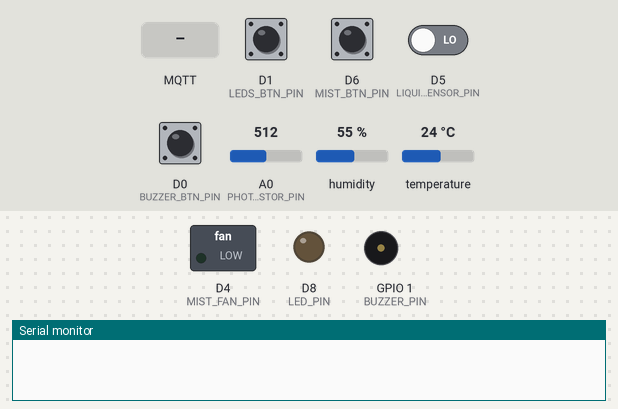
Simulated run of this sketch. Board: ESP8266 (NodeMCU). Shown: switched loads named in the sketch (green lamp = pin HIGH), output pins drawn as LEDs (lit = HIGH), buzzer (waves = sounding), the last lines printed to the serial monitor. Inputs (shaded band) come from the test bench; at power-on: D0 (BUZZER_BTN_PIN), D1 (LEDS_BTN_PIN), D5 (LIQUID_LEVEL_SENSOR_PIN), D6 (MIST_BTN_PIN) LOW, A0 (PHOTORESISTOR_PIN) = 512, humidity 55 %, temperature 24 °C. WiFi joins after 1.5 s; servers stay silent unless stated; no MQTT or app messages arrive unless stated; web services answer with replies made up by the test bench.

Above: at 2.7 s.
2.8 s: D6 (MIST_BTN_PIN) pulled HIGH for 0.15 s
At 4.1 s:
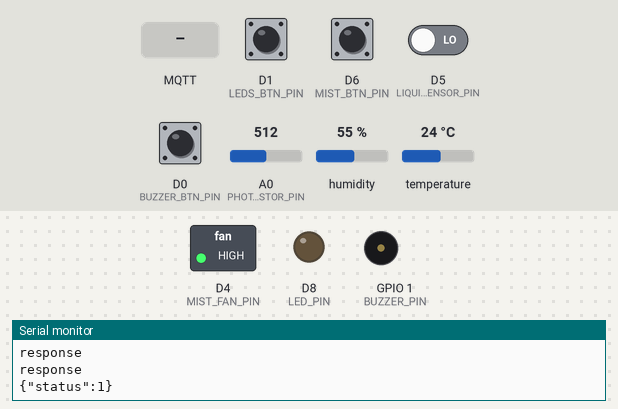
4.8 s: A0 (PHOTORESISTOR_PIN) set to 1011
6.3 s: A0 (PHOTORESISTOR_PIN) set to 1021
At 7.5 s:
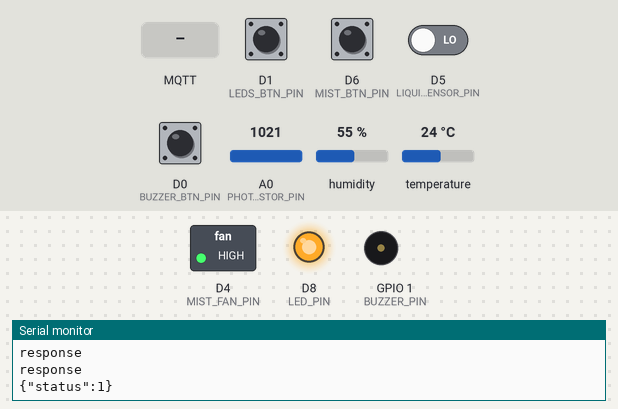
7.8 s: D5 (LIQUID_LEVEL_SENSOR_PIN) driven HIGH
9.3 s: MQTT message "0" arrives on the second subscribed topic
At 10.7 s:
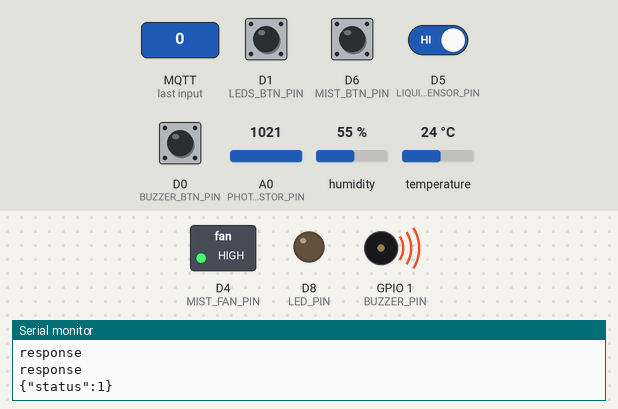
11.4 s: MQTT message "22127406/AUTO_LED" arrives on the third subscribed topic
At 12.3 s:
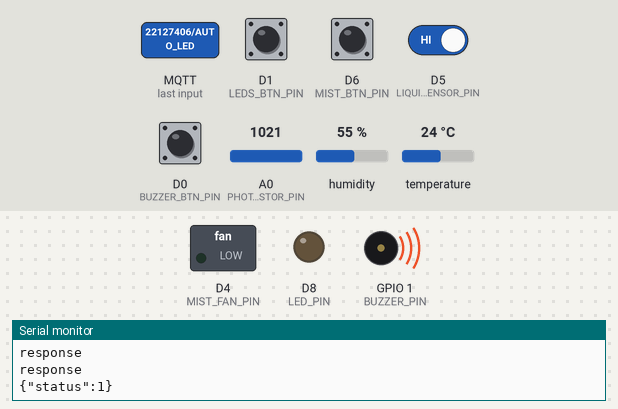
Timing chart, 0 to 14.3 s (numbered marks = the images above; inputs shaded):
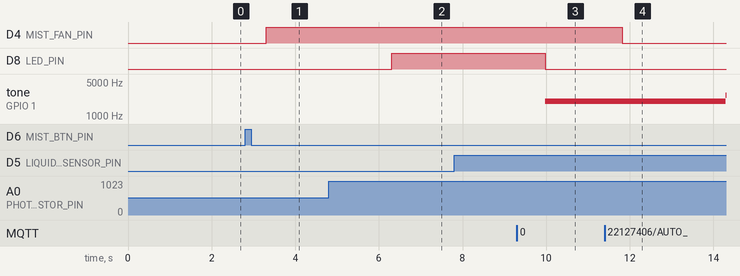

Measured:
- the behaviour switches between 1020 and 1021 on A0 (PHOTORESISTOR_PIN) (found by bisection; images 1 and 2)
- after the input at 2.8 s, D4 (MIST_FAN_PIN): LOW → HIGH after 0.50 s
- after the input at 4.8 s, every drawn part: stays the same
- after the input at 6.3 s, D8 (LED_PIN): LOW → HIGH at once
- after the input at 9.3 s, D8 (LED_PIN): HIGH → LOW after 0.68 s
- after the input at 11.4 s, D4 (MIST_FAN_PIN): HIGH → LOW after 0.42 s; tone on GPIO 1 (BUZZER_PIN): stays 2017 Hz (without the input it goes to 2961 Hz after 2.5 s)

The sketch:

Source.ino
```cpp
#include "DHT.h"
#include <Wire.h>
#include <LiquidCrystal_I2C.h>
#include <string.h>
#include <ESP8266WiFi.h>
#include <WiFiManager.h>
#include <DNSServer.h>
#include <ESP8266WebServer.h>
#include <PubSubClient.h>
#include <string>
#include <Bounce2.h>
#include "Pushsafer.h"

#define DHT_PIN D7
#define BUZZER_BTN_PIN D0
#define MIST_FAN_PIN D4
#define LIQUID_LEVEL_SENSOR_PIN D5
#define LEDS_BTN_PIN D1
#define PHOTORESISTOR_PIN A0
#define LED_PIN D8
#define MIST_BTN_PIN D6
#define BUZZER_PIN D10

const char* mqtt_server = "broker.mqtt-dashboard.com";
const int mqtt_port = 1883;

WiFiClient espClient;
PubSubClient client(espClient);

DHT dht(DHT_PIN, DHT11);

bool led = false;
bool liquid = false;
bool button_buzz = false;
bool fan_mist = false;
bool auto_led = true;
int led_value = 255;
bool fan = false;

const int numButtons = 3; // Số lượng nút
const int buttonPins[numButtons] = {D0, D1, D6}; // Chân kết nối nút

Bounce debouncers[numButtons];

void mqttCallback(char* topic, byte* payload, unsigned int length)
{

  payload[length] = '\0';
  if (strcmp(topic, "22127406/AUTO_LED") == 0)
  {
    auto_led = (strcmp((char*)payload, "1") == 0);
  }
  else if (strcmp(topic, "22127406/LED_VALUE") == 0)
  {
    led_value = std::stoi((char*)payload);
  }
  else if (strcmp(topic, "22127406/FAN") == 0)
  {
    fan_mist = !fan_mist;
    if (fan_mist)
    {
      sendDataToServer("22127142/ACTIVITY", "Misting fan on");
    }
    else
    {
      sendDataToServer("22127142/ACTIVITY", "Misting fan off");
    }
  }
}

// Pushsafer API Key
#define PushsaferKey "uT4P40iz727TF01BIjer"
Pushsafer pushsafer("uT4P40iz727TF01BIjer", espClient);

// Hàm gửi thông báo
void sendPushsaferNotification(const String &title, const String &message) {
  struct PushSaferInput input;
  input.message = "This is a test message";
  input.title = "Hello!";
  input.sound = "8";
  input.vibration = "1";
  input.icon = "1";
  input.iconcolor = "#FFCCCC";
  input.priority = "1";
  input.device = "a";
  input.url = "https://www.pushsafer.com";
  input.urlTitle = "Open Pushsafer.com";
  input.picture = "";
  input.picture2 = "";
  input.picture3 = "";
  input.time2live = "";
  input.retry = "";
  input.expire = "";
  input.confirm = "";
  input.answer = "";
  input.answeroptions = "";
  input.answerforce = "";

  pushsafer.sendEvent(input);
}


void connectMqttServer()
{
  while (!client.connect("22127142"))
  {
    delay(5000);
  }
  client.subscribe("22127406/AUTO_LED");
  client.subscribe("22127406/LED_VALUE");
  client.subscribe("22127406/FAN");
}
void connectServer()
{
  if (!client.connected())
  {
    connectMqttServer();
  }
  client.loop();
}
void sendDataToServer(char* topic, char* msg)
{
  client.publish(topic, msg);
}
int readPhotoresistor() {
  return digitalRead(PHOTORESISTOR_PIN);
}

float readHumidity() {
  return dht.readHumidity();
}

float readTemperature() {
  return dht.readTemperature();
}

void buzzer() {
  for(int i = 0; i < 180; i++) {
    float sinVal = (sin(i * (3.1412 / 180)));
    int toneVal = 2000 + (int(sinVal * 1000));
    tone(BUZZER_PIN, toneVal);
    delay(2);
  }
}
void stop_buzzer()
{
  noTone(BUZZER_PIN);
}

void setup() {
  pinMode(BUZZER_BTN_PIN, INPUT);
  pinMode(MIST_FAN_PIN, OUTPUT);
  pinMode(LIQUID_LEVEL_SENSOR_PIN, INPUT);
  pinMode(LEDS_BTN_PIN, INPUT);
  pinMode(PHOTORESISTOR_PIN, INPUT);
  pinMode(LED_PIN, OUTPUT);
  pinMode(MIST_BTN_PIN, INPUT);
  pinMode(BUZZER_PIN, OUTPUT);

  pushsafer.debug = true;

  for (int i = 0; i < numButtons; i++)
  {
    debouncers[i].attach(buttonPins[i]); // Kết nối từng chân với Bounce2
    debouncers[i].interval(50);          // Đặt thời gian debounce 50ms
  }

  dht.begin();

  WiFiManager wifiManager;
  wifiManager.autoConnect("My Access Point");

  client.setServer(mqtt_server, mqtt_port);
  client.setCallback(mqttCallback);
}

void loop() {
  for (int i = 0; i < numButtons; i++)
    debouncers[i].update();
  connectServer();

  int p = analogRead(PHOTORESISTOR_PIN);
  std::string msg1 = std::to_string(p);
  sendDataToServer("22127142/PHOTO", (char*)msg1.c_str());
  if (auto_led)
  {
    if (p > 1020)
    {
      led = true;
    }
  }
  float h = readHumidity();
  std::string msg2 = std::to_string(h);
  float t = readTemperature();
  std::string msg3 = std::to_string(t);
  std::string msg = msg3 + ", " + msg2;
  sendDataToServer("22127142/DHT", (char*)msg.c_str());
  liquid = digitalRead(LIQUID_LEVEL_SENSOR_PIN);
  if (liquid == true)
  {
    if (button_buzz == false)
    {
      button_buzz = debouncers[0].rose();
    }
  }
  else
  {
    button_buzz = false;
  }
  if (liquid && !button_buzz)
  {
    buzzer();
  }
  else
  {
    stop_buzzer();
  }

  if (debouncers[2].rose())
  {
    fan_mist = !fan_mist;
    if (fan_mist)
    {
      sendDataToServer("22127142/ACTIVITY", "Misting fan on");
      sendPushsaferNotification("Hello", "World");
    }
    else
    {
      sendDataToServer("22127142/ACTIVITY", "Misting fan off");
    }
  }
  if (fan_mist)
  {
    digitalWrite(MIST_FAN_PIN, HIGH);
  }
  else
  {
    digitalWrite(MIST_FAN_PIN, LOW);
  }
  if (debouncers[1].rose())
  {

    led = !led;
  }
  if (led)
  {
    analogWrite(LED_PIN, led_value);
  }
  else
  {
    digitalWrite(LED_PIN, LOW);
  }
}
```

Pushsafer.cpp
```cpp
// (licence header left out)
#include "Pushsafer.h"

Pushsafer::Pushsafer(String key, Client &client)	{
  _key = key;
  this->client = &client;
}

String Pushsafer::sendEvent(PushSaferInput input) {

  String body = "";
  String headers = "";
	long now;
	bool responseReceived;
  String boundary = "------------------------b8f610217e83e29b";
  /*if (client->connect(HOST, SSL_PORT)) {*/
  if (client->connect(HOST, PORT)) {
    if (debug) Serial.println("Connected");
    String start_request = "";
    String end_request = "";

    // required Params
    start_request = start_request + buildString(boundary, "k", _key);
    start_request = start_request + buildString(boundary, "m", input.message);

    // Optional Params
    if(input.device != "")
    {
      start_request = start_request + buildString(boundary, "d", input.device);
    }
    if(input.sound != "")
    {
      start_request = start_request + buildString(boundary, "s", input.sound);
    }
    if(input.vibration != "")
    {
      start_request = start_request + buildString(boundary, "v", input.vibration);
    }
    if(input.icon != "")
    {
      start_request = start_request + buildString(boundary, "i", input.icon);
    }
    if(input.iconcolor != "")
    {
      start_request = start_request + buildString(boundary, "c", input.iconcolor);
    }
    if(input.title != "")
    {
      start_request = start_request + buildString(boundary, "t", input.title);
    }
    if(input.url != "")
    {
      start_request = start_request + buildString(boundary, "u", input.url);
    }
    if(input.urlTitle != "")
    {
      start_request = start_request + buildString(boundary, "ut", input.urlTitle);
    }
    if(input.time2live != "")
    {
      start_request = start_request + buildString(boundary, "l", input.time2live);
    }
    if(input.priority != "")
    {
      start_request = start_request + buildString(boundary, "pr", input.priority);
    }
    if(input.retry != "")
    {
      start_request = start_request + buildString(boundary, "re", input.retry);
    }
    if(input.expire != "")
    {
      start_request = start_request + buildString(boundary, "ex", input.expire);
    }
    if(input.confirm != "")
    {
      start_request = start_request + buildString(boundary, "cr", input.confirm);
    }
    if(input.answer != "")
    {
      start_request = start_request + buildString(boundary, "a", input.answer);
    }
    if(input.answeroptions != "")
    {
      start_request = start_request + buildString(boundary, "ao", input.answeroptions);
    }
    if(input.answerforce != "")
    {
      start_request = start_request + buildString(boundary, "af", input.answerforce);
    }
    if(input.picture != "")
    {
      start_request = start_request + buildString(boundary, "p", input.picture);
    }
    if(input.picture2 != "")
    {
      start_request = start_request + buildString(boundary, "p2", input.picture2);
    }
    if(input.picture3 != "")
    {
      start_request = start_request + buildString(boundary, "p3", input.picture3);
    }

    end_request = end_request + "--" + boundary + "--" + "\r\n";

    client->print("POST /api"); client->println(" HTTP/1.1");
    // Host header
    client->print("Host: "); client->println(HOST);
    client->println("User-Agent: arduino/1.0");
    client->println("Accept: */*");

    int contentLength = start_request.length() + end_request.length();
    if (debug) Serial.println("Content-Length: " + String(contentLength));
    client->print("Content-Length: "); client->println(String(contentLength));
    client->println("Content-Type: multipart/form-data; boundary=" + boundary);
    client->println("");

    client->print(start_request);

    if (debug) Serial.print(start_request);

    client->print(end_request);
    if (debug) Serial.print(end_request);

    now=millis();
    bool finishedHeaders = false;
    bool currentLineIsBlank = true;
    while (millis()-now<5000) {
      while (client->available()) {
        if (debug) Serial.println("response");
        char c = client->read();
        responseReceived=true;


        if(!finishedHeaders){
          if (currentLineIsBlank && c == '\n') {
            finishedHeaders = true;
          }
          else {
            headers = headers + c;
          }
        } else {
          body=body+c;
        }

        if (c == '\n') {
          currentLineIsBlank = true;
        }else if (c != '\r') {
          currentLineIsBlank = false;
        }

      }

      if (responseReceived) {
        if (debug) {
          Serial.println(body);
        }
        break;
      }
      delay(10); //Feed watchdog
    }
  } else {
    if (debug) Serial.println("Not Connected");
  }

  return body;
}

String Pushsafer::buildString(String boundary, String name, String value) {

  String formData;
  formData = formData + "--" + boundary + "\r\n";
  formData = formData + "content-disposition: form-data; name=\"" + name + "\"" + "\r\n";
  formData = formData + "\r\n";
  formData = formData + value + "\r\n";

  return formData;
}
```

Pushsafer.h
```cpp
// (licence header left out)
#ifndef Pushsafer_h
#define Pushsafer_h

#include <Arduino.h>
#include <ArduinoJson.h>
#include <Client.h>

#define HOST "www.pushsafer.com"
/*#define SSL_PORT 443*/
#define PORT 80

struct PushSaferInput{
  String message;
  String title;
  String sound;
  String vibration;
  String icon;
  String iconcolor;
  String device;
  String url;
  String urlTitle;
  String time2live;
  String priority;
  String retry;
  String expire;
  String confirm;
  String answer;
  String answeroptions;
  String answerforce;
  String picture;
  String picture2;
  String picture3;
};

class Pushsafer
{
  public:
    Pushsafer (String key, Client &client);
    String sendEvent(PushSaferInput input);
    bool debug = false;

  private:
    //JsonObject * parseUpdates(String response);
    String buildString(String boundary, String name, String value);

    String _key;
    Client *client;
};

#endif
```
